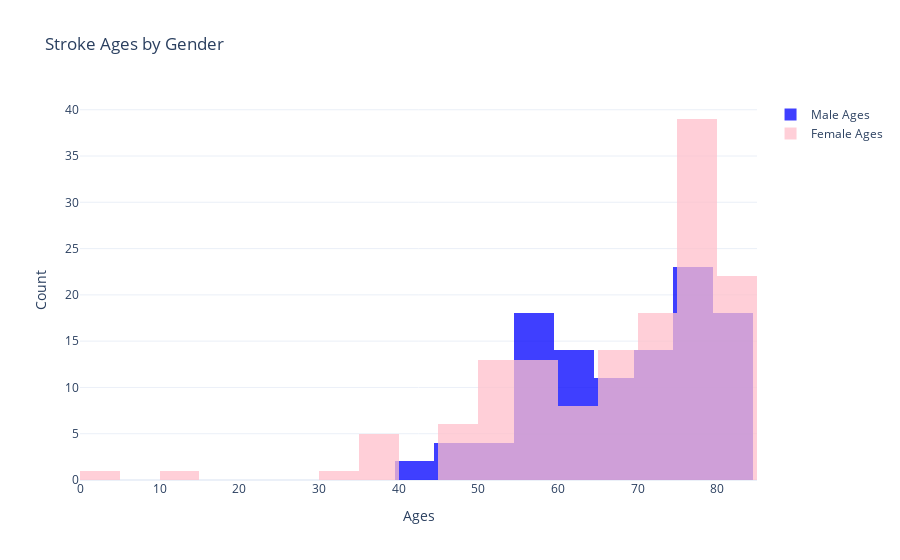

Notebook cell for this chart:
### Code cell
# Filter data where stroke == 1 and reset the index
stroke = data.loc[data['stroke'] == 1].reset_index()

# Create two new columns for male and female ages
stroke["male_age"] = stroke[stroke["gender"] == "Male"]["age"]
stroke["female_age"] = stroke[stroke["gender"] == "Female"]["age"]

# Create the histogram plot using Plotly
fig = go.Figure()

# Add Male Age histogram
fig.add_trace(go.Histogram(
    x=stroke['male_age'].dropna(),  # Remove NaN values
    name='Male Ages',  # Label for the legend
    marker_color='blue',  # Color of the bars
    opacity=0.75,
    nbinsx=20  # Number of bins
))

# Add Female Age histogram
fig.add_trace(go.Histogram(
    x=stroke['female_age'].dropna(),  # Remove NaN values
    name='Female Ages',  # Label for the legend
    marker_color='pink',  # Color of the bars
    opacity=0.75,
    nbinsx=20  # Number of bins
))

# Update layout for title, axes, and theme
fig.update_layout(
    title='Stroke Ages by Gender',
    xaxis_title='Ages',
    yaxis_title='Count',
    barmode='overlay',  # To overlay both histograms
    template='plotly_white'  # White background theme
)

# Show the plot
fig.show()

### Figure 1 — Plotly figure (JSON) as saved in the notebook; plotly's stock layout.template omitted (floating-point values rounded to 4 significant figures; data arrays with more than 128 entries replaced by an {"elided": "..."} marker saying what was removed)
{"data": [{"marker": {"color": "blue"}, "name": "Male Ages", "nbinsx": 20, "opacity": 0.75, "type": "histogram", "x": [67, 80, 81, 74, 78, 64, 75, 57, 82, 71, 80, 58, 69, 59, 57, 42, 80, 48, 74, 58, 78, 54, 82, 60, 76, 81, 78, 63, 78, 73, 75, 78, 76, 59, 63, 80, 43, 59, 58, 54, 61, 47, 74, 81, 45, 58, 57, 64, 58, 79, 80, 71, 61, 74, 80, 56, 78, 82, 69, 76, 76, 82, 66, 65, 68, 68, 71, 78, 79, 81, 64, 72, 78, 81, 59, 61, 63, 63, 82, 61, 51, 59, 68, 59, 70, 69, 79, 74, 80, 54, 78, 78, 63, 78, 73, 81, 79, 49, 74, 78, 57, 77, 60, 66, 57, 68, 57, 71]}, {"marker": {"color": "pink"}, "name": "Female Ages", "nbinsx": 20, "opacity": 0.75, "type": "histogram", "x": {"elided": "141 float values"}}], "layout": {"barmode": "overlay", "title": {"text": "Stroke Ages by Gender"}, "xaxis": {"title": {"text": "Ages"}}, "yaxis": {"title": {"text": "Count"}}}}
